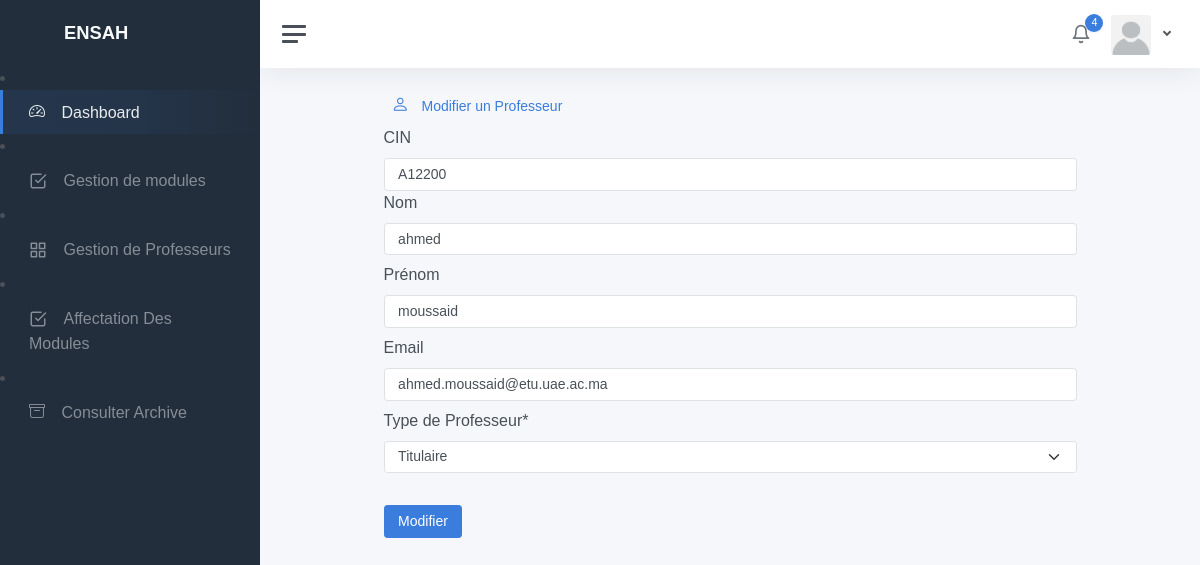
/src/public/views/static/chef_departement/modifierProf.php?cin=A12200, run on the app's committed database.
### tables this page shows
CREATE TABLE `professeur` (
  `cin` varchar(100) NOT NULL,
  `nom` varchar(100) NOT NULL,
  `prenom` varchar(100) NOT NULL,
  `type_prof` varchar(10) NOT NULL,
  `role` int(11) NOT NULL,
  `email_isntitutionnel` varchar(100) NOT NULL
);

### src/database/dbConnection.php (called while the page is built, shortened)
<?php
class dbConnection
{
    private $hostname = "localhost";
    private $username = "root";
    private $password = "";
    private $dbname = "gestion_notes_ensah";
    public function  getConnection()
    {
        try {
            $db = new PDO("mysql:host=$this->hostname;dbname=$this->dbname", $this->username, $this->password);
            $db->exec("set names utf8");
            $db->setAttribute(PDO::ATTR_ERRMODE, PDO::ERRMODE_EXCEPTION);
            return $db;
        } catch (PDOException $e) {
            echo "erreurs lors de la connection via db" . $e->getMessage();
        }
    }
}

### src/app/controllers/chefDepartementController.php (called while the page is built, shortened)
<?php
class chefDepartementController
{
    private $model;
    public function __construct()
    {
        $this->model = new chefDepartementModel;
    }
    public function findProfByCin($cin)
    {
        return $this->model->findByCin($cin);
    }
}

### src/app/models/chefDepartementModel.php (called while the page is built, shortened)
<?php
class chefDepartementModel
{
    private $conn;
    public function __construct()
    {
        $con = new dbConnection;
        $this->conn = $con->getConnection();
    }
    public function findByCin($cin)
    {
        $stmt = $this->conn->prepare("SELECT *  FROM professeur where cin=:cin");
        $stmt->bindParam(':cin', $cin);
        $stmt->execute();
        $data = $stmt->fetch(PDO::FETCH_ASSOC);
        return $data;
    }
}

### src/public/views/static/chef_departement/modifierProf.php (the view, shortened to what this page needs)
<?php
include_once "../../../../app/controllers/chefDepartementController.php";
$user = new chefDepartementController;
$cin = isset($_GET['cin']) ? $_GET['cin'] : "";
$prof = $user->findProfByCin($cin);
?>
<?php include "./masterPage.php" ?>
<div class="container w-75">
    <div class="mt-4 text-primary">
        <i class="bi bi-person fs-4 px-2"></i>
        <span class="h6 text-primary">Modifier un Professeur</span>
    </div>
    <form action="" method="POST">
        <div class="mt-2">
            <label for="cin" class="form-label">CIN</label>
            <input type="text" class="form-control" id="cin" name="cin" value="<?php echo isset($data['cin']) ?  $data['cin'] : $prof['cin'] ?>" required>
        </div>
        <div class=" mb-2">
            <label for="nom" class="form-label">Nom</label>
            <input type="text" class="form-control" id="nom" name="nom" value="<?php echo isset($data['nom']) ?  $data['nom'] : $prof['nom'] ?>" required>
        </div>
        <div class=" mb-2">
            <label for="prenom" class="form-label">Prénom</label>
            <input type="text" class="form-control" id="prenom" name="prenom" value="<?php echo isset($data['prenom']) ?  $data['prenom'] : $prof['prenom'] ?>" required>
        </div>
        <div class=" mb-2">
            <label for="email" class="form-label">Email</label>
            <input type="email" class="form-control" id="email" name="email" value="<?php echo isset($data['email']) ? $data['email'] : $prof['email_isntitutionnel'] ?>" required>
        </div>
        <div class="mb-2">
            <label for="type_prof" class="form-label">Type de Professeur*</label>
            <select class="form-select" id="type_prof" name="type_prof" required>
                <option value="Titulaire" selected>Titulaire</option>
            </select>
        </div>
        <button type="submit" class="my-4 btn btn-primary">Modifier</button>
    </form>
</div>
</body>
</html>

### src/public/views/static/chef_departement/masterPage.php (style rules this page uses)
body { font-family: 'Gill Sans', 'Gill Sans MT', Calibri, 'Trebuchet MS', sans-serif; font-size: medium; }

### data on the page
professeur: cin "A12200", nom "ahmed", prenom "moussaid", email "ahmed.moussaid@etu.uae.ac.ma"
